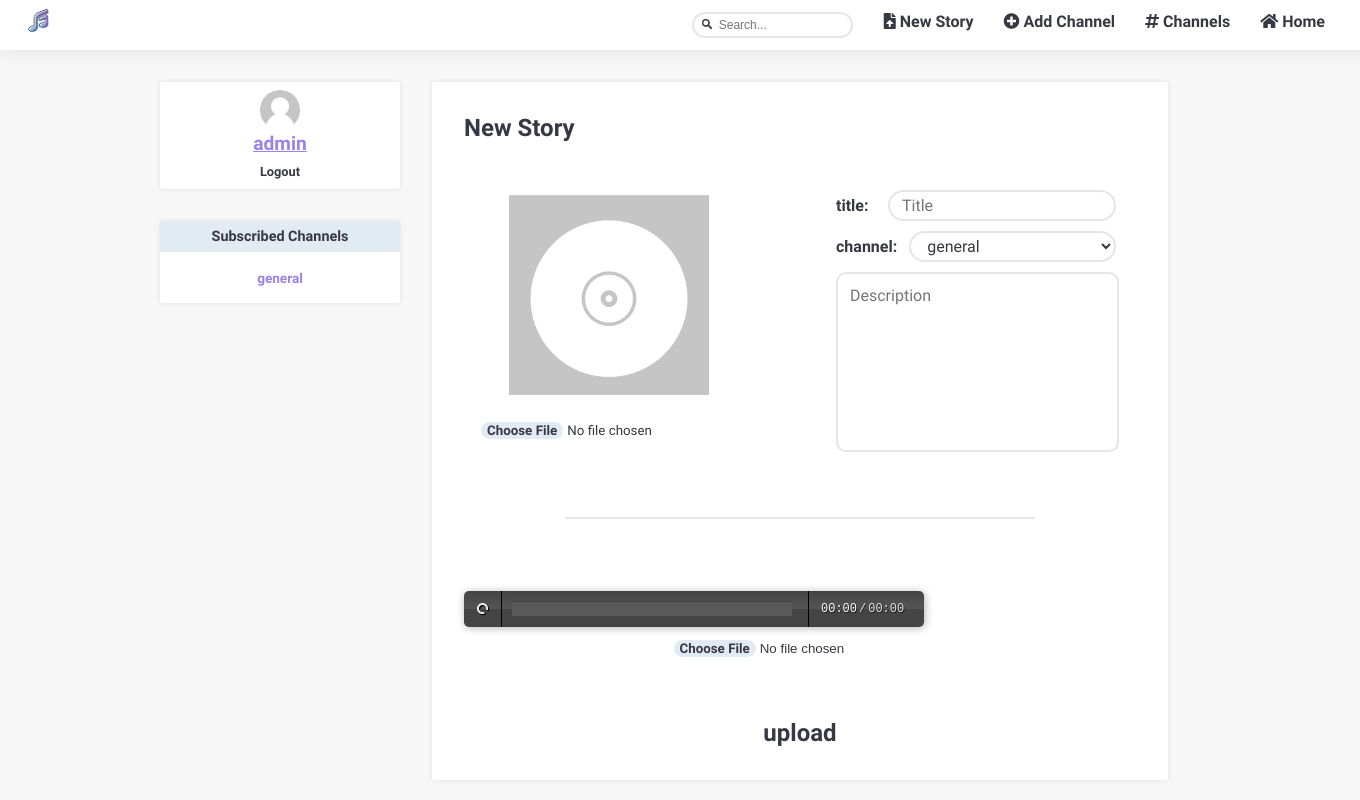
Page /pages/upload.php (signed in) on the earlier database version.
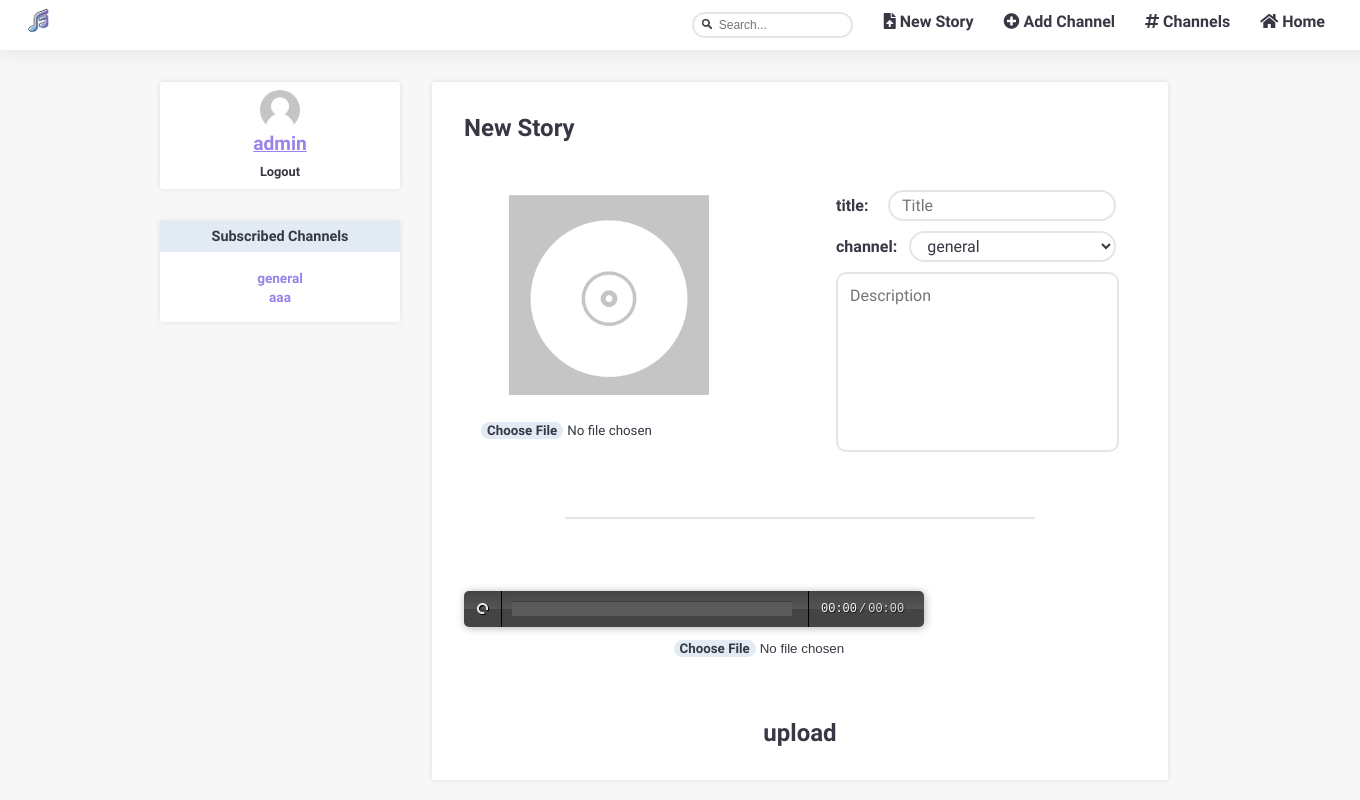
Same page on the later database version.
### tables this page shows
CREATE TABLE subscribed (
  id INTEGER PRIMARY KEY,
  user VARCHAR REFERENCES users,
  channel VARCHAR REFERENCES channels
);

### pages/upload.php (called while the page is built, shortened)
<?php
    include_once('../database/db_channels.php');
    include_once('../templates/tpl_common.php');
    include_once('../templates/tpl_account.php');
    include_once('../templates/tpl_upload.php');
    $username = $_SESSION['username'];
        $subbed_channels = getSubbedChannels($username);
        draw_sidebar($subbed_channels);
?>

### database/db_channels.php (called while the page is built, shortened)
<?php
  include('../database/db_connection.php');
  function getSubbedChannels($username) {
    global $db;
    $stmt = $db->prepare('SELECT channel FROM subscribed WHERE user = ?');
    $stmt->execute(array($username));
    return $stmt->fetchAll();
  }
?>

### templates/tpl_account.php (the view, shortened to what this page needs)
<?php function draw_sidebar($subbed_channels) {
?>
  <section id="sidebar" >
    <?php
      draw_sidebar_login();
      draw_sidebar_subs($subbed_channels);
    ?>
  </section>
<?php } ?>
<?php
    function draw_sidebar_login() {
  if (isset($_SESSION['username']))
  {
    $username = $_SESSION['username'];?>
    <section id="sidebar_login" class="blockStyle">
      <?php $igmsrc = getUserImage($username);?>
        <img  id="userImage"  src=<?=$igmsrc?> width=40 height="40">
        <a href="../pages/edit_profile.php?user=<?= $username ?>"><?= $username ?></a>
        <div><a href="../actions/action_logout.php">Logout</a></div>
    </section>
    <?php }
} ?>
<?php function draw_sidebar_subs($subbed_channels) { ?>
    <section id="sidebar_subs" class= "blockStyle">
      <h1>Subscribed Channels</h1>
      <ul>
        <?php
          if (isset($_SESSION['username']) && !empty($subbed_channels)) {
            foreach($subbed_channels as $subbed_channel) { ?>
              <li data-channel=<?= $subbed_channel['channel'] ?>>
                <a href="../pages/channel_page.php?channel=<?= $subbed_channel['channel'] ?>"><?= $subbed_channel['channel'] ?></a>
              </li>
        <?php }
          }
        ?>
      </ul>
    </section>
<?php
} ?>
<?php
function getUserImage($username){
  if(file_exists("../img/users/originals/$username.png")){
   $img = "../img/users/originals/$username.png";
  }else  $img = "../img/unknownuser.png";
  return $img;
}?>

Differences in the rows shown:
added subscribed: channel "aaa"
